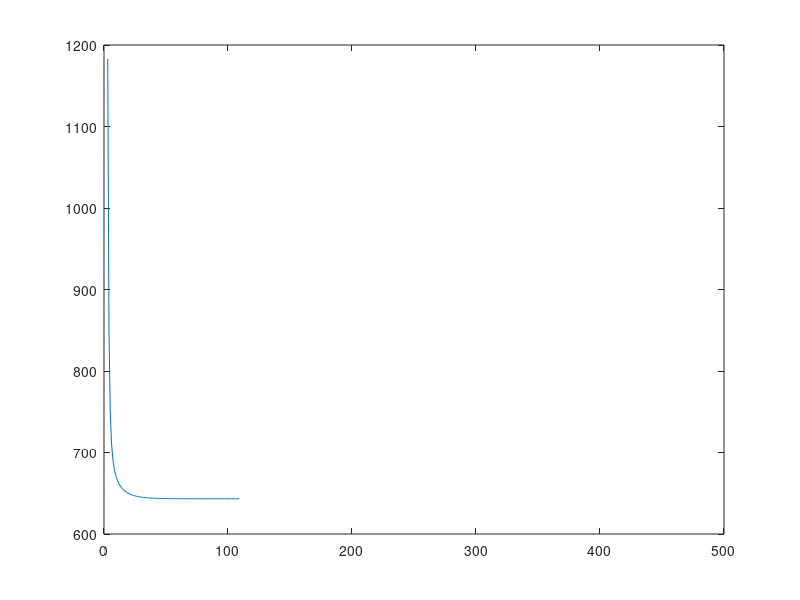

Here is the MATLAB script that generated this plot:
% Assignment 6 Q4

% Assignment 6 Q2
clear
load("ps_06_data.mat")
gamma = 0.2;
E = 70e+3;
nu = 0.3;
volfrac = 0.3;
penal = 3;
sigma_y = 325;

[nelx, nely] = size(rho);

xvals = [1:nelx] - 0.5;
yvals = -xvals;

[X,Y] = meshgrid(xvals,yvals);

stress_vm = zeros(nelx,nely);
Ae = 1;
for elx = 1:nelx
    for ely = 1:nely
        disp = [ dx(ely+1,elx) dy(ely+1,elx); dx(ely+1,elx+1) dy(ely+1,elx+1); dx(ely,elx+1) dy(ely,elx+1); dx(ely,elx) dy(ely,elx)];
        D = (rho(ely,elx)^penal)*(E/(1-nu^2))*[1 nu 0;nu 1 0;0 0 (1-nu)/2];
        strain = 0.5*[disp(2,1)+disp(3,1)-disp(4,1)-disp(1,1);
                      disp(3,2)+disp(4,2)-disp(1,2)-disp(2,2);
                      disp(2,2)+disp(3,1)+disp(3,2)+disp(4,1)-disp(1,1)-disp(1,2)-disp(2,1)-disp(4,2)];
        stress_temp = D*strain;
        stress_xx = stress_temp(1);
        stress_yy = stress_temp(2);
        stress_xy = stress_temp(3);
        stress_vm(ely,elx) = sqrt((stress_xx.^2 + stress_yy.^2) + 3*stress_xy.^2 - stress_xx.*stress_yy);        
    end
end
P_norm = [];
for P = 3:500
P_norm = [P_norm (sum(sum((max(0,stress_vm)).^P)))^(1/P)];
end

plot(3:500,P_norm)

%% Comments on using Von Mises Stress for Stress Limits
% Using Von-Misses stress directly will lead to a number of problems.
% Von-misses stress is the equivallent stress calculated after resolving
% the stresses in all three directions. The idea behing using the P-Norms
% is to calculate the one global bounding limit while applying the stress
% limits. In case we use the Von-Mises Stess for calculating the P-Norm and
% P-Mean values, it will lead to a problem of convergence.
%
% It can be clearly seen that plot does not show up after 130 eventhough it is supposed to show up till 500(according to code), because the
% values after 130 become infinity. This is the key computational issue in
% using the Von-Mises stress directly.